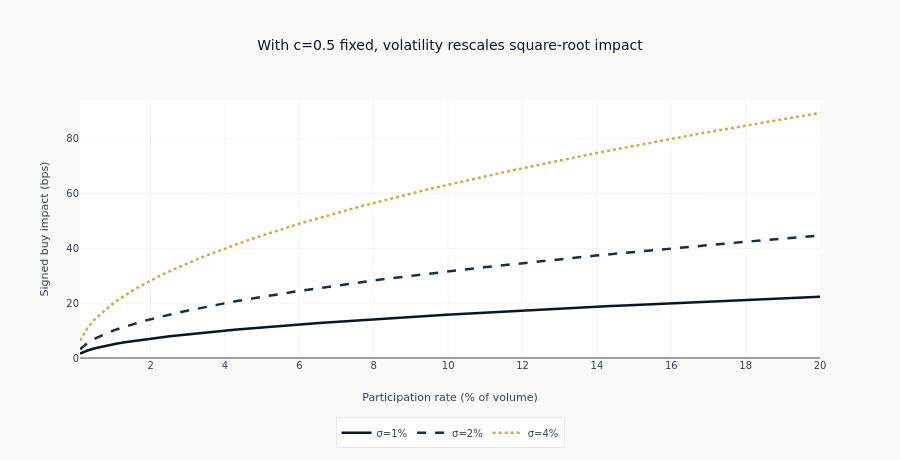

The cell this chart's notebook holds for it:
### Markdown cell above
### Volatility Sets Scale

The coefficient is held at the library's default and only the volatility varies, so the three
curves differ by exactly the factor their volatilities differ by. This gets its own chart because
its vertical scale is not comparable with the power-law chart that follows.

### Code cell
volatility_fig = go.Figure()
vol_specs = (
    ("σ=1%", sqrt_impacts_low, COLORS["blue"], "solid"),
    ("σ=2%", sqrt_impacts_mid, COLORS["slate"], "dash"),
    ("σ=4%", sqrt_impacts_high, COLORS["amber"], "dot"),
)
for label, impacts, color, dash in vol_specs:
    volatility_fig.add_scatter(
        x=participation_rates * 100,
        y=[impact / price * 10000 for impact in impacts],
        mode="lines",
        name=label,
        line=dict(width=2.5, color=color, dash=dash),
    )
volatility_fig.update_layout(
    title="With c=0.5 fixed, volatility rescales square-root impact",
    xaxis_title="Participation rate (% of volume)",
    yaxis_title="Signed buy impact (bps)",
    height=460,
    legend=dict(orientation="h", y=-0.23, x=0.5, xanchor="center"),
    margin=dict(b=100),
)
volatility_fig.update_yaxes(rangemode="tozero")
show_plotly_with_alt(
    volatility_fig,
    "Three square-root impact curves, one per volatility, identical in shape and stacked in "
    "proportion to the volatility that scales them.",
)
